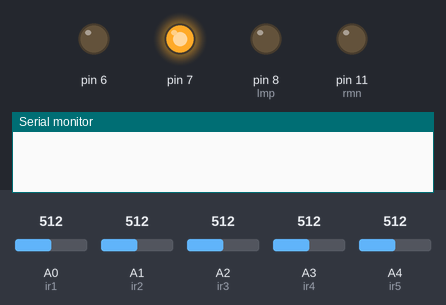
Bench run of a sketch on a simulated Arduino Uno, built with avr-gcc and run on an emulated ATmega328P. Shown: output pins drawn as LEDs (lit = HIGH), the last lines printed to the serial monitor. Inputs (shaded band) come from the test bench; at power-on: A1 (ir2) = 512, A0 (ir1) = 512, A2 (ir3) = 512, A3 (ir4) = 512, A4 (ir5) = 512.

Above: at 1.2 s.
1.3 s: A1 (ir2) set to 318
2.8 s: A1 (ir2) set to 286
At 3.1 s:
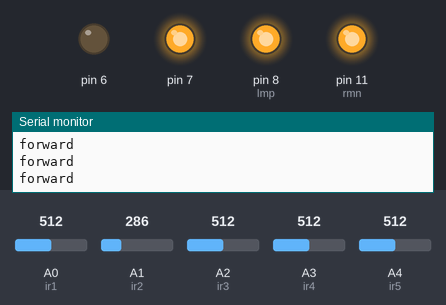
Timing chart, 0 to 5.8 s (numbered marks = the images above; inputs shaded):
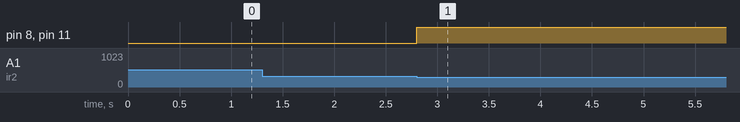

The sketch:

line_follower_v1.ino
```cpp
#define lmp 8
#define lmn 9
#define rmp 10
#define rmn 11
#define trigger 4
#define echo 5
#define ir1 A0
#define ir2 A1
#define ir3 A2
#define ir4 A3
#define ir5 A4

int duration,cm,ir;
int a,b,c,d,e;
int l=300,w=500;

void setup() {
  // put your setup code here, to run once:
Serial.begin(9600);
  pinMode(lmp,OUTPUT);
  pinMode(rmn,OUTPUT);
  pinMode(trigger,OUTPUT);
  pinMode(echo,INPUT);
  pinMode(7,OUTPUT);
  pinMode(6,OUTPUT);
  digitalWrite(6,LOW);
  digitalWrite(7,HIGH);

  //declaration of ir sensors
  pinMode(A0,INPUT);
  pinMode(A1,INPUT);
  pinMode(A2,INPUT);
  pinMode(A3,INPUT);
  pinMode(A4,INPUT);


}

void loop(){

a=analogRead(ir1);
b=analogRead(ir2);
c=analogRead(ir3);
d=analogRead(ir4);
e=analogRead(ir5);


if (a>w&&b<l&&c>w)
{
forward();
Serial.println("forward");

}
else if(a<l&&b>w&&c>w)
{
  left();

}
else if (a>w&&b>w&&c<l)
{
  right();

}


}


void ultrasonic()
{
  // put your main code here, to run repeatedly:

 digitalWrite(trigger,LOW);
 delayMicroseconds(2);
 digitalWrite(trigger,HIGH);
 delayMicroseconds(5);
 digitalWrite(trigger,LOW);
 duration=pulseIn(echo,HIGH);
 cm=duration/29/2;
}


 void backward()
  {
  digitalWrite(lmp,LOW);
  digitalWrite(lmn,HIGH);
  digitalWrite(rmn,LOW);
  digitalWrite(rmp,HIGH);
  }
  void stops()
  {
  digitalWrite(lmp,LOW);
  digitalWrite(lmn,LOW);
  digitalWrite(rmn,LOW);
  digitalWrite(rmp,LOW);
  }
void forward()
{
  digitalWrite(lmp,HIGH);
  digitalWrite(lmn,LOW);
  digitalWrite(rmn,HIGH);
  digitalWrite(rmp,LOW);
}

void right()
{
   digitalWrite(lmp,HIGH);
  digitalWrite(lmn,LOW);
   digitalWrite(rmn,LOW);
  digitalWrite(rmp,HIGH);

}

void left()
{
   digitalWrite(lmp,LOW);
  digitalWrite(lmn,HIGH);
  digitalWrite(rmn,HIGH);
  digitalWrite(rmp,LOW);
}
```

Measured:
- the behaviour switches between 300 and 299 on A1 (ir2) (found by bisection; images 0 and 1)
- after the input at 1.3 s, every drawn part: stays the same
- after the input at 2.8 s, pin 8 (lmp), pin 11 (rmn): LOW → HIGH at once
